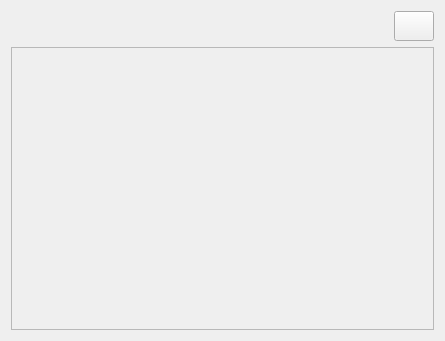
<?xml version="1.0" encoding="UTF-8"?>
<ui version="4.0">
 <class>Form</class>
 <widget class="QWidget" name="Form">
  <property name="geometry">
   <rect>
    <x>0</x>
    <y>0</y>
    <width>445</width>
    <height>341</height>
   </rect>
  </property>
  <property name="windowTitle">
   <string>Form</string>
  </property>
  <layout class="QVBoxLayout" name="verticalLayout">
   <item>
    <layout class="QHBoxLayout" name="horizontalLayout">
     <item>
      <widget class="QLabel" name="label">
       <property name="text">
        <string/>
       </property>
      </widget>
     </item>
     <item>
      <widget class="QPushButton" name="btn_agregarItem">
       <property name="minimumSize">
        <size>
         <width>25</width>
         <height>30</height>
        </size>
       </property>
       <property name="maximumSize">
        <size>
         <width>40</width>
         <height>45</height>
        </size>
       </property>
       <property name="styleSheet">
        <string notr="true">QPushButton {
	border-image: url(:/ICON/IMAGENES/plus_off.png);
 }
QPushButton:hover {
	border-image: url(:/ICON/IMAGENES/plus_on.png);
}
QPushButton:pressed {
	border-image: url(:/ICON/IMAGENES/plus_off.png);
}
</string>
       </property>
       <property name="text">
        <string/>
       </property>
      </widget>
     </item>
    </layout>
   </item>
   <item>
    <widget class="QScrollArea" name="scroll_alarmas">
     <property name="widgetResizable">
      <bool>true</bool>
     </property>
     <widget class="QWidget" name="scrollAreaWidgetContents">
      <property name="geometry">
       <rect>
        <x>0</x>
        <y>0</y>
        <width>425</width>
        <height>283</height>
       </rect>
      </property>
     </widget>
    </widget>
   </item>
  </layout>
 </widget>
 <resources>
  <include location="../../IMAG.qrc"/>
 </resources>
 <connections/>
</ui>
